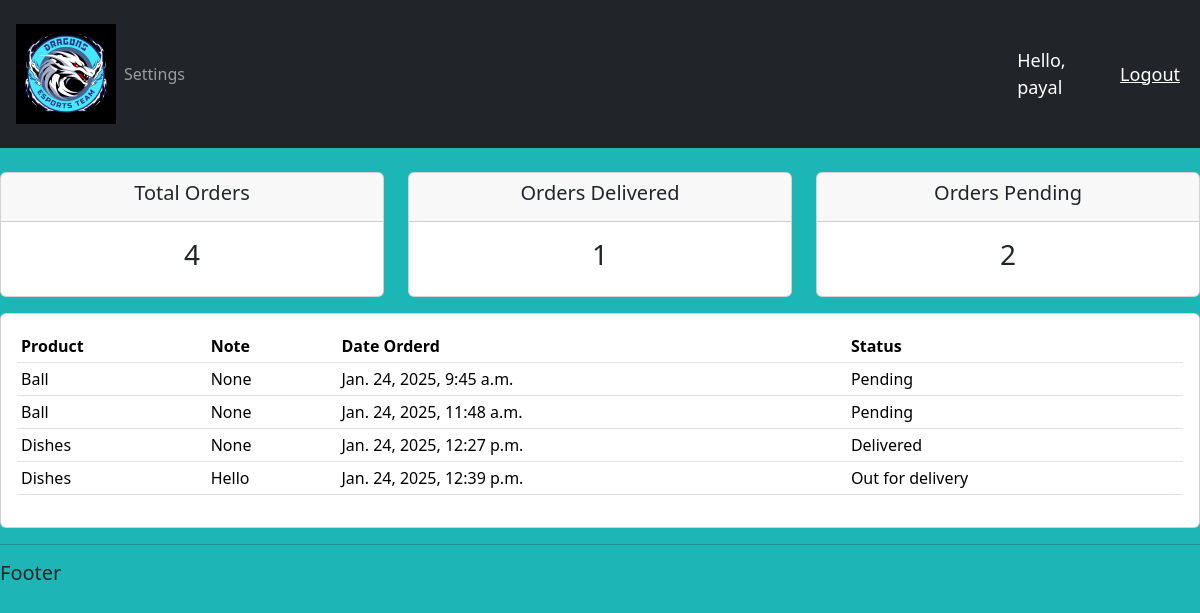
The page /user/ (signed in) on the database its author committed.
### accounts/models.py (models this page shows, shortened)
class Order(models.Model):
    STATUS = (
        ('Pending', 'Pending'),
        ('Out for delivery', 'Out for delivery'),
        ('Delivered', 'Delivered'),
    )
    customer = models.ForeignKey(Customer, null=True, on_delete=models.SET_NULL)
    product = models.ForeignKey(Product, null=True, on_delete=models.SET_NULL)
    date_created = models.DateTimeField(auto_now_add=True, null=True)
    status = models.CharField(max_length=200, null=True, choices=STATUS)
    note = models.CharField(max_length=1000, null=True)

class Product(models.Model):
    CATEGORY = (
        ('Indoor', 'Indoor'),
        ('Out Door', 'Out Door'),
    )
    name = models.CharField(max_length=200, null=True)
    price = models.FloatField(null=True)
    category = models.CharField(max_length=200, null=True, choices=CATEGORY)
    description = models.CharField(max_length=200, null=True, blank=True)
    date_created = models.DateTimeField(auto_now_add=True, null=True)
    tags = models.ManyToManyField(Tag)
    def __str__(self):
        return self.name if self.name else "Unknown Product"

### accounts/decorators.py (the view)
      def wrapper_func(request, *args, **kwargs):
         group = None
         if request.user.groups.exists():
            group = request.user.groups.all()[0].name
         if group in allowed_roles:
            return view_func(request, *args, **kwargs)
         else:
            return HttpResponse('You are not authorized to view this page')

### accounts/views.py (called while the page is built)
@login_required(login_url='login')
@allowed_users(allowed_roles=['customer'])
def userPage(request):
    orders = request.user.customer.order_set.all()
    total_orders = orders.count()
    delivered = orders.filter(status='Delivered').count()
    pending = orders.filter(status='Pending').count()
    context = {'orders': orders, 'total_orders': total_orders, 'delivered': delivered, 'pending': pending}
    return render(request, 'accounts/user.html', context)

### accounts/templates/accounts/user.html
{% extends 'accounts/main.html'%}
{% block content %}
{% include 'accounts/status.html'%}
<div class="row">
    <div class="col-md">
        <div class="card card-body">
            <table class="table table-sm">
                <tr>
					<th>Product</th>
					<th>Note</th>
					<th>Date Orderd</th>
					<th>Status</th>
				</tr>
                {% for order in orders %}
                <tr>
                    <td>{{order.product}}</td>
                    <td>{{order.note}}</td>
                    <td>{{order.date_created}}</td>
                    <td>{{order.status}}</td>
                </tr>
            {% endfor %}
            </table>
        </div>
    </div>
</div>
{% endblock %}

### accounts/templates/accounts/navbar.html (shortened to what this page needs)
{% load static %}
<nav class="navbar navbar-expand-lg navbar-dark bg-dark">
    <div class="container-fluid p-3">
       <img src="{% static '/images/logo.webp' %}" alt="logo" id="logo">
      <div class="collapse navbar-collapse" id="navbarNav">
        <ul class="navbar-nav">
          {% if request.user.is_staff%}
          <li class="nav-item">
            <a class="nav-link active" id="my-id" aria-current="page" href="{% url 'home'%}">Dashboard</a>
          </li>
          <li class="nav-item">
            <a class="nav-link" href="{% url 'products'%}">Products</a>
          </li>
          {%else%}
          <li class="nav-item">
            <a class="nav-link" href="{% url 'account'%}">Settings</a>
          {% endif%}
        </ul>
      </div>
    </div>
    <span class="hello-msg">Hello, {{request.user}} </span>
    <span><a class="hello-msg" href = "{%url 'logout'%}">Logout</a></span>
  </nav>

### static/css/main.css (style rules this page uses)
body { background-color:rgb(29, 182, 182); }
#logo { width: 100px; color: tomato; }

### accounts/templates/accounts/navbar.html (style rules this page uses)
.hello-msg { font-size: 18px; color: #fff; margin-right: 20px; }

### rows shown on the page
Order: product "Ball", note "None", date_created "Jan. 24, 2025, 9:45 a.m.", status "Pending"
Order: product "Ball", note "None", date_created "Jan. 24, 2025, 11:48 a.m.", status "Pending"
Order: product "Dishes", note "None", date_created "Jan. 24, 2025, 12:27 p.m.", status "Delivered"
Order: product "Dishes", note "Hello", date_created "Jan. 24, 2025, 12:39 p.m.", status "Out for delivery"

### other values the page prints
{{ request.user }} "payal"
{{ total_orders }} "4"
{{ delivered }} "1"
{{ pending }} "2"
